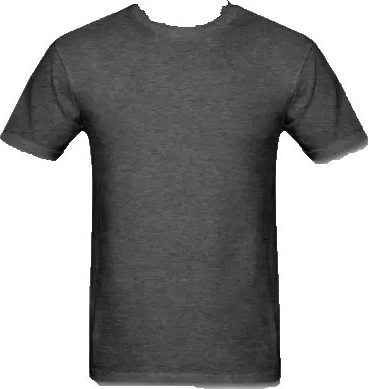
#> input picture t.png, 368 x 389 px, found by its file name
$ python check.py
#> lines starting #> are read from the running program, lines starting #| are printed output that depends on the picture; pictures that were not available may be replaced by others from this repository, and a replacement may not be noted
import cv2
s_img = cv2.imread("images/t.png",-1)
#> s_img is the input picture: shape (389, 368, 4); mean B, G, R, A 145.7, 145.7, 145.7, 151.7
l_img = cv2.imread("images/example_01.jpg",-1)
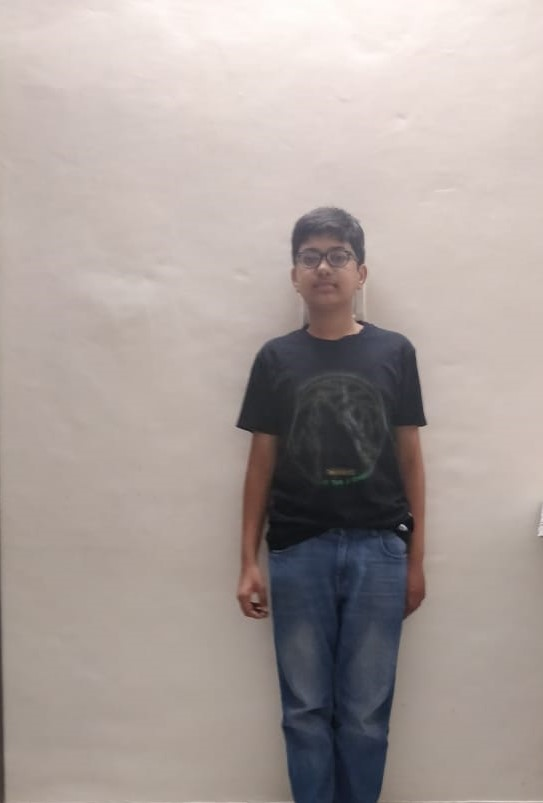
#> input picture example_01.jpeg, 543 x 803 px, given in place of example_01.jpg, which was not available
#> l_img is the input picture: shape (803, 543, 3); mean B, G, R 156.1, 160, 170.2


l_img=cv2.cvtColor(l_img,cv2.COLOR_BGR2BGRA)
#> l_img: shape (803, 543, 4)

#x,y,b=l_img.shape()
#w,h,c=s_img.shape()
s_img=cv2.resize(s_img,(200,200))
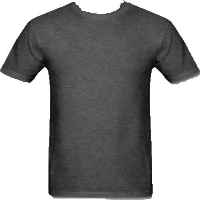
#> s_img: shape (200, 200, 4); mean B, G, R, A 145.6, 145.6, 145.6, 151.7

#x_offset=y_offset=50
#l_img[y_offset:y_offset+s_img.shape[0], x_offset:x_offset+s_img.shape[1]] = s_img

#l_img[0:s_img.shape[0],0:s_img.shape[1]]=s_img
for i in range(0, 200):
    for j in range(0, 200):
        #print(s_img[i,j][3])
        if s_img[i, j][3] != 0:
            l_img[0 +i, 0 + j] = s_img[i, j]
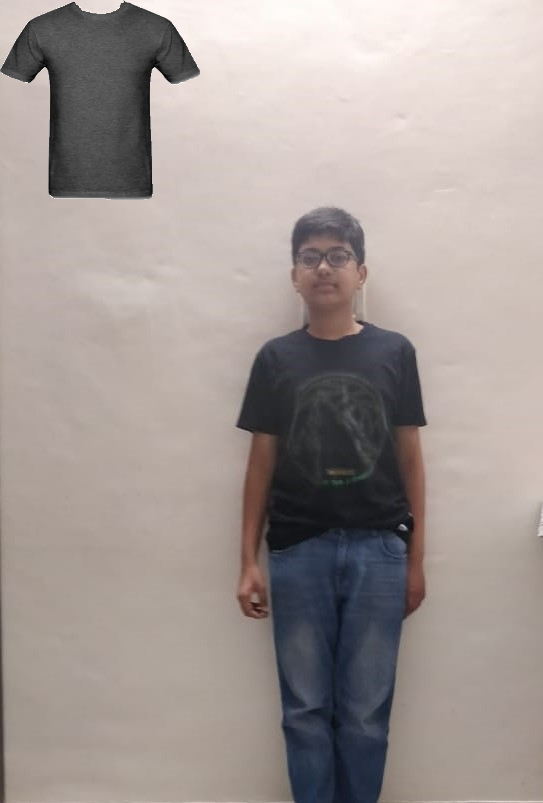
#> l_img: shape (803, 543, 4); mean B, G, R, A 149, 152.7, 162.3, 254.9

cv2.imshow("Image", l_img)
cv2.waitKey(0)
